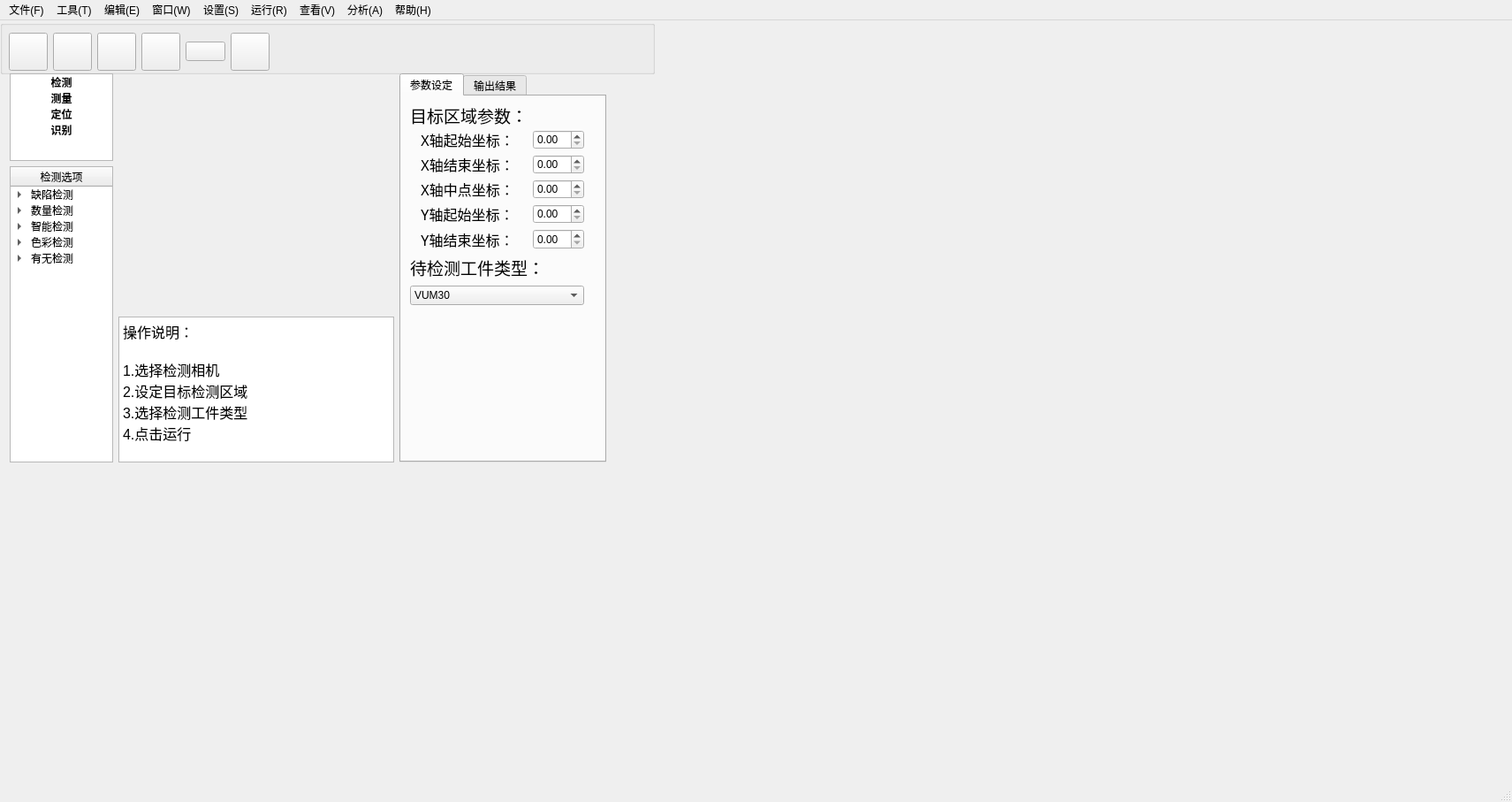
<?xml version="1.0" encoding="UTF-8"?>
<ui version="4.0">
 <class>MainWindow</class>
 <widget class="QMainWindow" name="MainWindow">
  <property name="enabled">
   <bool>true</bool>
  </property>
  <property name="geometry">
   <rect>
    <x>0</x>
    <y>0</y>
    <width>1711</width>
    <height>907</height>
   </rect>
  </property>
  <property name="windowTitle">
   <string>MainWindow</string>
  </property>
  <widget class="QWidget" name="centralwidget">
   <widget class="QGroupBox" name="ButtonLine">
    <property name="geometry">
     <rect>
      <x>0</x>
      <y>0</y>
      <width>741</width>
      <height>61</height>
     </rect>
    </property>
    <property name="sizePolicy">
     <sizepolicy hsizetype="Fixed" vsizetype="Fixed">
      <horstretch>0</horstretch>
      <verstretch>1</verstretch>
     </sizepolicy>
    </property>
    <property name="title">
     <string/>
    </property>
    <widget class="QWidget" name="layoutWidget">
     <property name="geometry">
      <rect>
       <x>10</x>
       <y>10</y>
       <width>295</width>
       <height>51</height>
      </rect>
     </property>
     <layout class="QHBoxLayout" name="horizontalLayout">
      <item>
       <widget class="QToolButton" name="CameraButton_1">
        <property name="text">
         <string/>
        </property>
        <property name="icon">
         <iconset resource="icon.qrc">
          <normaloff>:/icon/icon/camera.png</normaloff>:/icon/icon/camera.png</iconset>
        </property>
        <property name="iconSize">
         <size>
          <width>36</width>
          <height>36</height>
         </size>
        </property>
       </widget>
      </item>
      <item>
       <widget class="QToolButton" name="CameraButton_2">
        <property name="text">
         <string/>
        </property>
        <property name="icon">
         <iconset resource="icon.qrc">
          <normaloff>:/icon/icon/camera.png</normaloff>:/icon/icon/camera.png</iconset>
        </property>
        <property name="iconSize">
         <size>
          <width>36</width>
          <height>36</height>
         </size>
        </property>
       </widget>
      </item>
      <item>
       <widget class="QToolButton" name="Image">
        <property name="text">
         <string/>
        </property>
        <property name="icon">
         <iconset resource="icon.qrc">
          <normaloff>:/icon/icon/image.png</normaloff>:/icon/icon/image.png</iconset>
        </property>
        <property name="iconSize">
         <size>
          <width>36</width>
          <height>36</height>
         </size>
        </property>
       </widget>
      </item>
      <item>
       <widget class="QToolButton" name="Image_List">
        <property name="text">
         <string/>
        </property>
        <property name="icon">
         <iconset resource="icon.qrc">
          <normaloff>:/icon/icon/image_list.png</normaloff>:/icon/icon/image_list.png</iconset>
        </property>
        <property name="iconSize">
         <size>
          <width>36</width>
          <height>36</height>
         </size>
        </property>
       </widget>
      </item>
      <item>
       <widget class="QPushButton" name="Run">
        <property name="text">
         <string/>
        </property>
        <property name="icon">
         <iconset resource="icon.qrc">
          <normaloff>:/icon/icon/play.png</normaloff>:/icon/icon/play.png</iconset>
        </property>
        <property name="iconSize">
         <size>
          <width>36</width>
          <height>36</height>
         </size>
        </property>
       </widget>
      </item>
      <item>
       <widget class="QToolButton" name="Stop">
        <property name="text">
         <string/>
        </property>
        <property name="icon">
         <iconset resource="icon.qrc">
          <normaloff>:/icon/icon/stop.png</normaloff>:/icon/icon/stop.png</iconset>
        </property>
        <property name="iconSize">
         <size>
          <width>36</width>
          <height>36</height>
         </size>
        </property>
       </widget>
      </item>
     </layout>
    </widget>
   </widget>
   <widget class="QWidget" name="layoutWidget">
    <property name="geometry">
     <rect>
      <x>10</x>
      <y>60</y>
      <width>676</width>
      <height>441</height>
     </rect>
    </property>
    <layout class="QGridLayout" name="gridLayout_2">
     <property name="leftMargin">
      <number>1</number>
     </property>
     <property name="bottomMargin">
      <number>1</number>
     </property>
     <item row="0" column="0">
      <widget class="QListWidget" name="listWidget">
       <property name="sizePolicy">
        <sizepolicy hsizetype="Expanding" vsizetype="Expanding">
         <horstretch>3</horstretch>
         <verstretch>3</verstretch>
        </sizepolicy>
       </property>
       <item>
        <property name="text">
         <string>检测</string>
        </property>
        <property name="font">
         <font>
          <weight>75</weight>
          <italic>false</italic>
          <bold>true</bold>
          <underline>false</underline>
          <strikeout>false</strikeout>
          <stylestrategy>PreferDefault</stylestrategy>
          <kerning>true</kerning>
         </font>
        </property>
        <property name="textAlignment">
         <set>AlignHCenter|AlignVCenter|AlignCenter</set>
        </property>
        <property name="icon">
         <iconset>
          <normaloff>C:/Users/lenovo/.designer/backup/icon/detection.png</normaloff>C:/Users/lenovo/.designer/backup/icon/detection.png</iconset>
        </property>
       </item>
       <item>
        <property name="text">
         <string>测量</string>
        </property>
        <property name="font">
         <font>
          <weight>75</weight>
          <bold>true</bold>
         </font>
        </property>
        <property name="textAlignment">
         <set>AlignHCenter|AlignVCenter|AlignCenter</set>
        </property>
        <property name="icon">
         <iconset>
          <normaloff>C:/Users/lenovo/.designer/backup/icon/measure.png</normaloff>C:/Users/lenovo/.designer/backup/icon/measure.png</iconset>
        </property>
       </item>
       <item>
        <property name="text">
         <string>定位</string>
        </property>
        <property name="font">
         <font>
          <weight>75</weight>
          <bold>true</bold>
         </font>
        </property>
        <property name="textAlignment">
         <set>AlignHCenter|AlignVCenter|AlignCenter</set>
        </property>
        <property name="icon">
         <iconset>
          <normaloff>C:/Users/lenovo/.designer/backup/icon/location.png</normaloff>C:/Users/lenovo/.designer/backup/icon/location.png</iconset>
        </property>
       </item>
       <item>
        <property name="text">
         <string>识别</string>
        </property>
        <property name="font">
         <font>
          <weight>75</weight>
          <bold>true</bold>
         </font>
        </property>
        <property name="textAlignment">
         <set>AlignHCenter|AlignVCenter|AlignCenter</set>
        </property>
        <property name="icon">
         <iconset>
          <normaloff>C:/Users/lenovo/.designer/backup/icon/recognition.png</normaloff>C:/Users/lenovo/.designer/backup/icon/recognition.png</iconset>
        </property>
       </item>
      </widget>
     </item>
     <item row="2" column="1">
      <widget class="QTextBrowser" name="operateInstruction">
       <property name="html">
        <string>&lt;!DOCTYPE HTML PUBLIC &quot;-//W3C//DTD HTML 4.0//EN&quot; &quot;http://www.w3.org/TR/REC-html40/strict.dtd&quot;&gt;
&lt;html&gt;&lt;head&gt;&lt;meta name=&quot;qrichtext&quot; content=&quot;1&quot; /&gt;&lt;style type=&quot;text/css&quot;&gt;
p, li { white-space: pre-wrap; }
&lt;/style&gt;&lt;/head&gt;&lt;body style=&quot; font-family:'SimSun'; font-size:9pt; font-weight:400; font-style:normal;&quot;&gt;
&lt;p style=&quot; margin-top:0px; margin-bottom:0px; margin-left:0px; margin-right:0px; -qt-block-indent:0; text-indent:0px;&quot;&gt;&lt;span style=&quot; font-size:12pt;&quot;&gt;操作说明：&lt;/span&gt;&lt;/p&gt;
&lt;p style=&quot;-qt-paragraph-type:empty; margin-top:0px; margin-bottom:0px; margin-left:0px; margin-right:0px; -qt-block-indent:0; text-indent:0px; font-size:12pt;&quot;&gt;&lt;br /&gt;&lt;/p&gt;
&lt;p style=&quot; margin-top:0px; margin-bottom:0px; margin-left:0px; margin-right:0px; -qt-block-indent:0; text-indent:0px;&quot;&gt;&lt;span style=&quot; font-size:12pt;&quot;&gt;1.选择检测相机&lt;/span&gt;&lt;/p&gt;
&lt;p style=&quot; margin-top:0px; margin-bottom:0px; margin-left:0px; margin-right:0px; -qt-block-indent:0; text-indent:0px;&quot;&gt;&lt;span style=&quot; font-size:12pt;&quot;&gt;2.设定目标检测区域&lt;/span&gt;&lt;/p&gt;
&lt;p style=&quot; margin-top:0px; margin-bottom:0px; margin-left:0px; margin-right:0px; -qt-block-indent:0; text-indent:0px;&quot;&gt;&lt;span style=&quot; font-size:12pt;&quot;&gt;3.选择检测工件类型&lt;/span&gt;&lt;/p&gt;
&lt;p style=&quot; margin-top:0px; margin-bottom:0px; margin-left:0px; margin-right:0px; -qt-block-indent:0; text-indent:0px;&quot;&gt;&lt;span style=&quot; font-size:12pt;&quot;&gt;4.点击运行&lt;/span&gt;&lt;/p&gt;&lt;/body&gt;&lt;/html&gt;</string>
       </property>
      </widget>
     </item>
     <item row="0" column="1" rowspan="2">
      <widget class="QLabel" name="image_window">
       <property name="sizePolicy">
        <sizepolicy hsizetype="Preferred" vsizetype="Preferred">
         <horstretch>8</horstretch>
         <verstretch>0</verstretch>
        </sizepolicy>
       </property>
       <property name="text">
        <string/>
       </property>
      </widget>
     </item>
     <item row="1" column="0" rowspan="2">
      <widget class="QTreeWidget" name="treeWidget">
       <property name="sizePolicy">
        <sizepolicy hsizetype="Expanding" vsizetype="Expanding">
         <horstretch>0</horstretch>
         <verstretch>5</verstretch>
        </sizepolicy>
       </property>
       <column>
        <property name="text">
         <string>检测选项</string>
        </property>
        <property name="textAlignment">
         <set>AlignHCenter|AlignVCenter|AlignCenter</set>
        </property>
       </column>
       <item>
        <property name="text">
         <string>缺陷检测</string>
        </property>
        <item>
         <property name="text">
          <string>型号1</string>
         </property>
        </item>
        <item>
         <property name="text">
          <string>型号2</string>
         </property>
        </item>
       </item>
       <item>
        <property name="text">
         <string>数量检测</string>
        </property>
        <item>
         <property name="text">
          <string>型号1</string>
         </property>
        </item>
        <item>
         <property name="text">
          <string>型号2</string>
         </property>
        </item>
       </item>
       <item>
        <property name="text">
         <string>智能检测</string>
        </property>
        <item>
         <property name="text">
          <string>型号1</string>
         </property>
        </item>
        <item>
         <property name="text">
          <string>型号2</string>
         </property>
        </item>
       </item>
       <item>
        <property name="text">
         <string>色彩检测</string>
        </property>
        <item>
         <property name="text">
          <string>型号1</string>
         </property>
        </item>
        <item>
         <property name="text">
          <string>型号2</string>
         </property>
        </item>
       </item>
       <item>
        <property name="text">
         <string>有无检测</string>
        </property>
        <item>
         <property name="text">
          <string>型号1</string>
         </property>
        </item>
        <item>
         <property name="text">
          <string>型号2</string>
         </property>
        </item>
       </item>
      </widget>
     </item>
     <item row="0" column="2" rowspan="3">
      <widget class="QTabWidget" name="tabWidget">
       <property name="sizePolicy">
        <sizepolicy hsizetype="Expanding" vsizetype="Expanding">
         <horstretch>6</horstretch>
         <verstretch>0</verstretch>
        </sizepolicy>
       </property>
       <property name="currentIndex">
        <number>0</number>
       </property>
       <widget class="QWidget" name="tab1">
        <attribute name="title">
         <string>参数设定</string>
        </attribute>
        <widget class="QWidget" name="layoutWidget">
         <property name="geometry">
          <rect>
           <x>10</x>
           <y>10</y>
           <width>197</width>
           <height>226</height>
          </rect>
         </property>
         <layout class="QVBoxLayout" name="verticalLayout">
          <item>
           <layout class="QFormLayout" name="formLayout">
            <item row="0" column="0">
             <widget class="QLabel" name="label_2">
              <property name="font">
               <font>
                <family>宋体</family>
                <pointsize>14</pointsize>
               </font>
              </property>
              <property name="text">
               <string>目标区域参数：</string>
              </property>
              <property name="textFormat">
               <enum>Qt::AutoText</enum>
              </property>
             </widget>
            </item>
            <item row="1" column="0">
             <widget class="QLabel" name="label_3">
              <property name="font">
               <font>
                <family>宋体</family>
                <pointsize>12</pointsize>
               </font>
              </property>
              <property name="text">
               <string>   X轴起始坐标：</string>
              </property>
             </widget>
            </item>
            <item row="2" column="0">
             <widget class="QLabel" name="label_4">
              <property name="font">
               <font>
                <family>宋体</family>
                <pointsize>12</pointsize>
               </font>
              </property>
              <property name="text">
               <string>   X轴结束坐标：</string>
              </property>
             </widget>
            </item>
            <item row="2" column="1">
             <widget class="QDoubleSpinBox" name="doubleSpinBox_2"/>
            </item>
            <item row="1" column="1">
             <widget class="QDoubleSpinBox" name="doubleSpinBox"/>
            </item>
            <item row="3" column="1">
             <widget class="QDoubleSpinBox" name="doubleSpinBox_3"/>
            </item>
            <item row="4" column="1">
             <widget class="QDoubleSpinBox" name="doubleSpinBox_4"/>
            </item>
            <item row="4" column="0">
             <widget class="QLabel" name="label_6">
              <property name="font">
               <font>
                <family>宋体</family>
                <pointsize>12</pointsize>
               </font>
              </property>
              <property name="text">
               <string>   Y轴起始坐标：</string>
              </property>
             </widget>
            </item>
            <item row="3" column="0">
             <widget class="QLabel" name="label_5">
              <property name="font">
               <font>
                <family>宋体</family>
                <pointsize>12</pointsize>
               </font>
              </property>
              <property name="text">
               <string>   X轴中点坐标：</string>
              </property>
             </widget>
            </item>
            <item row="5" column="0">
             <widget class="QLabel" name="label_14">
              <property name="font">
               <font>
                <family>宋体</family>
                <pointsize>12</pointsize>
               </font>
              </property>
              <property name="text">
               <string>   Y轴结束坐标：</string>
              </property>
             </widget>
            </item>
            <item row="5" column="1">
             <widget class="QDoubleSpinBox" name="doubleSpinBox_5"/>
            </item>
           </layout>
          </item>
          <item>
           <widget class="QLabel" name="label_13">
            <property name="font">
             <font>
              <family>宋体</family>
              <pointsize>14</pointsize>
              <weight>50</weight>
              <bold>false</bold>
             </font>
            </property>
            <property name="text">
             <string>待检测工件类型：</string>
            </property>
           </widget>
          </item>
          <item>
           <widget class="QComboBox" name="comboBox">
            <item>
             <property name="text">
              <string>VUM30</string>
             </property>
            </item>
            <item>
             <property name="text">
              <string>VUM40</string>
             </property>
            </item>
            <item>
             <property name="text">
              <string>VUM50</string>
             </property>
            </item>
           </widget>
          </item>
         </layout>
        </widget>
       </widget>
       <widget class="QWidget" name="tab_2">
        <attribute name="title">
         <string>输出结果</string>
        </attribute>
        <widget class="QTableWidget" name="tableWidget">
         <property name="geometry">
          <rect>
           <x>0</x>
           <y>0</y>
           <width>241</width>
           <height>192</height>
          </rect>
         </property>
         <row>
          <property name="text">
           <string>角度1</string>
          </property>
         </row>
         <row>
          <property name="text">
           <string>角度2</string>
          </property>
         </row>
         <column>
          <property name="text">
           <string>类型</string>
          </property>
         </column>
         <column>
          <property name="text">
           <string>角度</string>
          </property>
         </column>
         <item row="0" column="0">
          <property name="text">
           <string>角度检测</string>
          </property>
          <property name="textAlignment">
           <set>AlignHCenter|AlignVCenter|AlignCenter</set>
          </property>
         </item>
         <item row="0" column="1">
          <property name="text">
           <string>89.83</string>
          </property>
          <property name="textAlignment">
           <set>AlignHCenter|AlignVCenter|AlignCenter</set>
          </property>
         </item>
         <item row="1" column="0">
          <property name="text">
           <string>角度检测</string>
          </property>
          <property name="textAlignment">
           <set>AlignHCenter|AlignVCenter|AlignCenter</set>
          </property>
         </item>
         <item row="1" column="1">
          <property name="text">
           <string>89.71</string>
          </property>
          <property name="textAlignment">
           <set>AlignHCenter|AlignVCenter|AlignCenter</set>
          </property>
         </item>
        </widget>
        <widget class="QWidget" name="gridLayoutWidget">
         <property name="geometry">
          <rect>
           <x>30</x>
           <y>230</y>
           <width>176</width>
           <height>101</height>
          </rect>
         </property>
         <layout class="QGridLayout" name="gridLayout">
          <item row="0" column="1">
           <widget class="QLabel" name="label_8">
            <property name="text">
             <string>合格数</string>
            </property>
            <property name="alignment">
             <set>Qt::AlignCenter</set>
            </property>
           </widget>
          </item>
          <item row="0" column="2">
           <widget class="QLabel" name="label_9">
            <property name="text">
             <string>合格率</string>
            </property>
            <property name="alignment">
             <set>Qt::AlignCenter</set>
            </property>
           </widget>
          </item>
          <item row="0" column="0">
           <widget class="QLabel" name="label_7">
            <property name="text">
             <string>总数</string>
            </property>
            <property name="alignment">
             <set>Qt::AlignCenter</set>
            </property>
           </widget>
          </item>
          <item row="1" column="0">
           <widget class="QLabel" name="label_10">
            <property name="text">
             <string>- -</string>
            </property>
            <property name="alignment">
             <set>Qt::AlignCenter</set>
            </property>
           </widget>
          </item>
          <item row="1" column="1">
           <widget class="QLabel" name="label_11">
            <property name="text">
             <string>- -</string>
            </property>
            <property name="alignment">
             <set>Qt::AlignCenter</set>
            </property>
           </widget>
          </item>
          <item row="1" column="2">
           <widget class="QLabel" name="label_12">
            <property name="text">
             <string>- -</string>
            </property>
            <property name="alignment">
             <set>Qt::AlignCenter</set>
            </property>
           </widget>
          </item>
         </layout>
        </widget>
       </widget>
      </widget>
     </item>
    </layout>
   </widget>
  </widget>
  <widget class="QMenuBar" name="menubar">
   <property name="geometry">
    <rect>
     <x>0</x>
     <y>0</y>
     <width>1711</width>
     <height>23</height>
    </rect>
   </property>
   <widget class="QMenu" name="menu_file">
    <property name="title">
     <string>文件(F)</string>
    </property>
    <addaction name="action_openfile"/>
    <addaction name="action_exit"/>
   </widget>
   <widget class="QMenu" name="menu_tool">
    <property name="title">
     <string>工具(T)</string>
    </property>
   </widget>
   <widget class="QMenu" name="menu_win">
    <property name="title">
     <string>窗口(W)</string>
    </property>
   </widget>
   <widget class="QMenu" name="menu_setting">
    <property name="title">
     <string>设置(S)</string>
    </property>
   </widget>
   <widget class="QMenu" name="menu_run">
    <property name="title">
     <string>运行(R)</string>
    </property>
   </widget>
   <widget class="QMenu" name="menu_edit">
    <property name="title">
     <string>编辑(E)</string>
    </property>
   </widget>
   <widget class="QMenu" name="menu_view">
    <property name="title">
     <string>查看(V)</string>
    </property>
   </widget>
   <widget class="QMenu" name="menu_analyse">
    <property name="title">
     <string>分析(A)</string>
    </property>
   </widget>
   <widget class="QMenu" name="menu_help">
    <property name="title">
     <string>帮助(H)</string>
    </property>
   </widget>
   <addaction name="menu_file"/>
   <addaction name="menu_tool"/>
   <addaction name="menu_edit"/>
   <addaction name="menu_win"/>
   <addaction name="menu_setting"/>
   <addaction name="menu_run"/>
   <addaction name="menu_view"/>
   <addaction name="menu_analyse"/>
   <addaction name="menu_help"/>
  </widget>
  <widget class="QStatusBar" name="statusbar"/>
  <action name="action_openfile">
   <property name="text">
    <string>打开(O)</string>
   </property>
  </action>
  <action name="action_exit">
   <property name="text">
    <string>退出(E)</string>
   </property>
  </action>
 </widget>
 <resources>
  <include location="icon.qrc"/>
 </resources>
 <connections/>
</ui>
